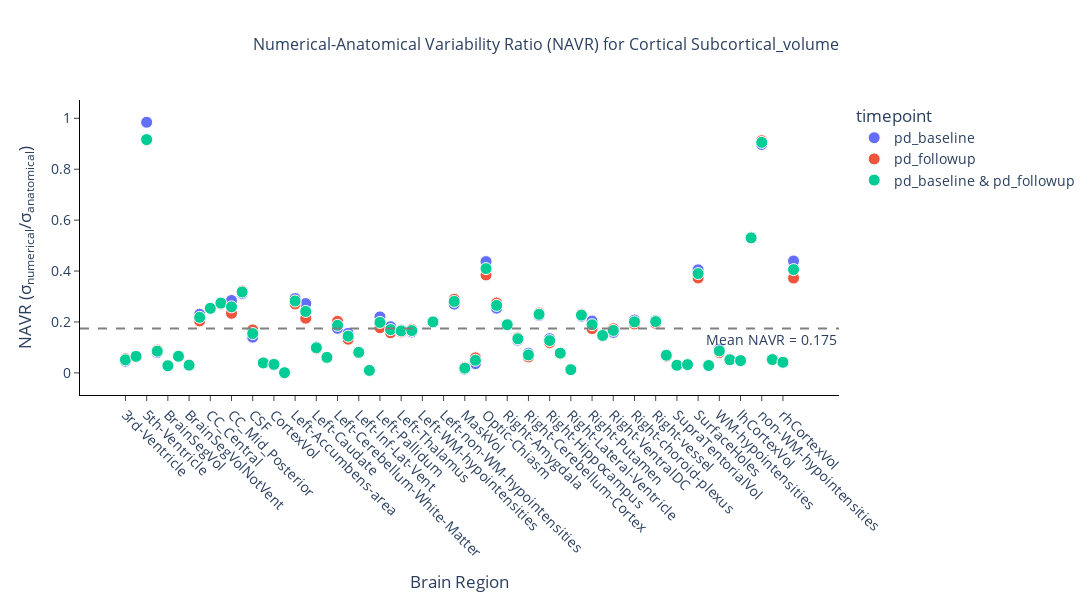
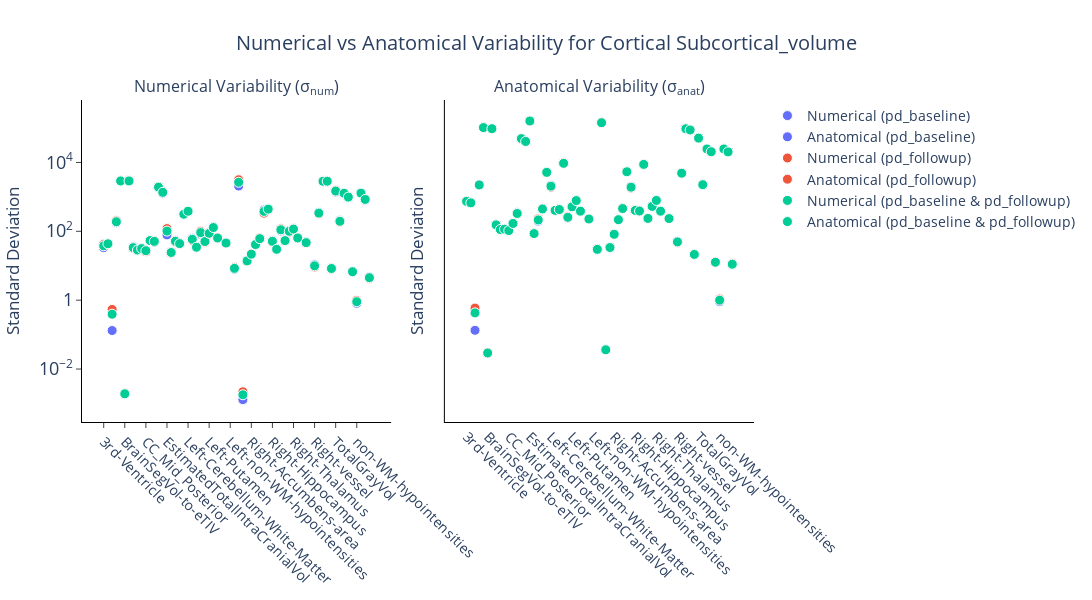
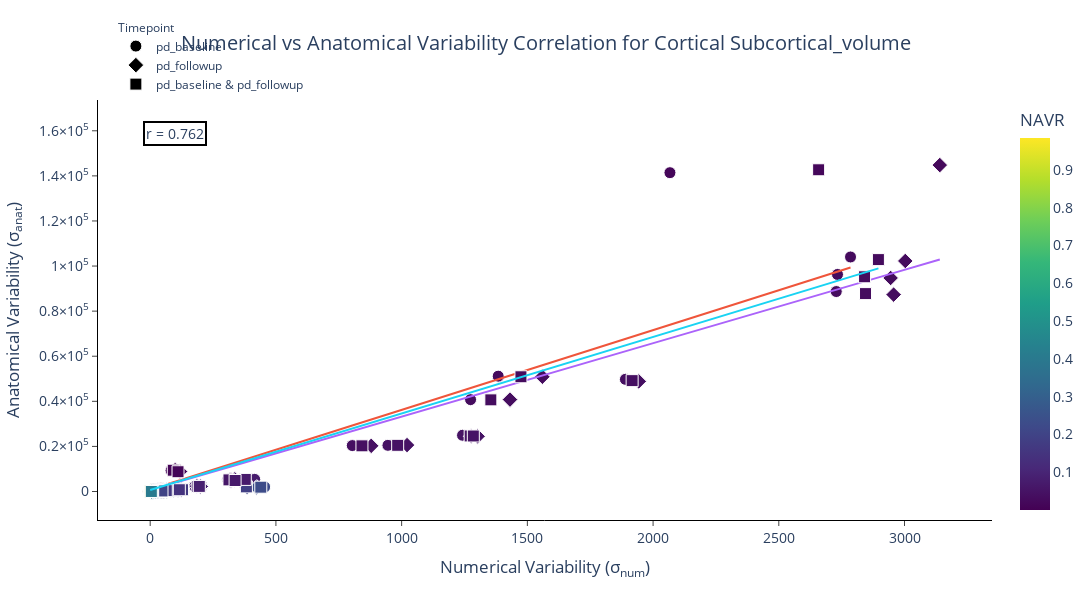

Source (notebook cell) for these figures, in order:
### Markdown cell above
### Baseline - PD

### Code cell
import numpy as np

# Get populations and compute variability
_, pop_pd_baseline = get_population(df, df_cohort, visit="first")
_, pop_pd_followup = get_population(df, df_cohort, visit="second")
pop_pd = np.concatenate([pop_pd_baseline, pop_pd_followup])

config = NavrConfig(
    metric=METRIC,
    bilateral=False,
    change=False,
    csv_dir=csv_dir,
    figures_dir=figures_dir,
    regions_template=regions_template,
    anondir=anondir,
    title_suffix="Cortical",
)

_ = generate_navr(
    get_stats_metric=get_stats_metric,
    pop1=pop_pd_baseline,
    pop2=pop_pd_followup,
    pop_all=pop_pd,
    pop1_name="pd_baseline",
    pop2_name="pd_followup",
    config=config,
)
